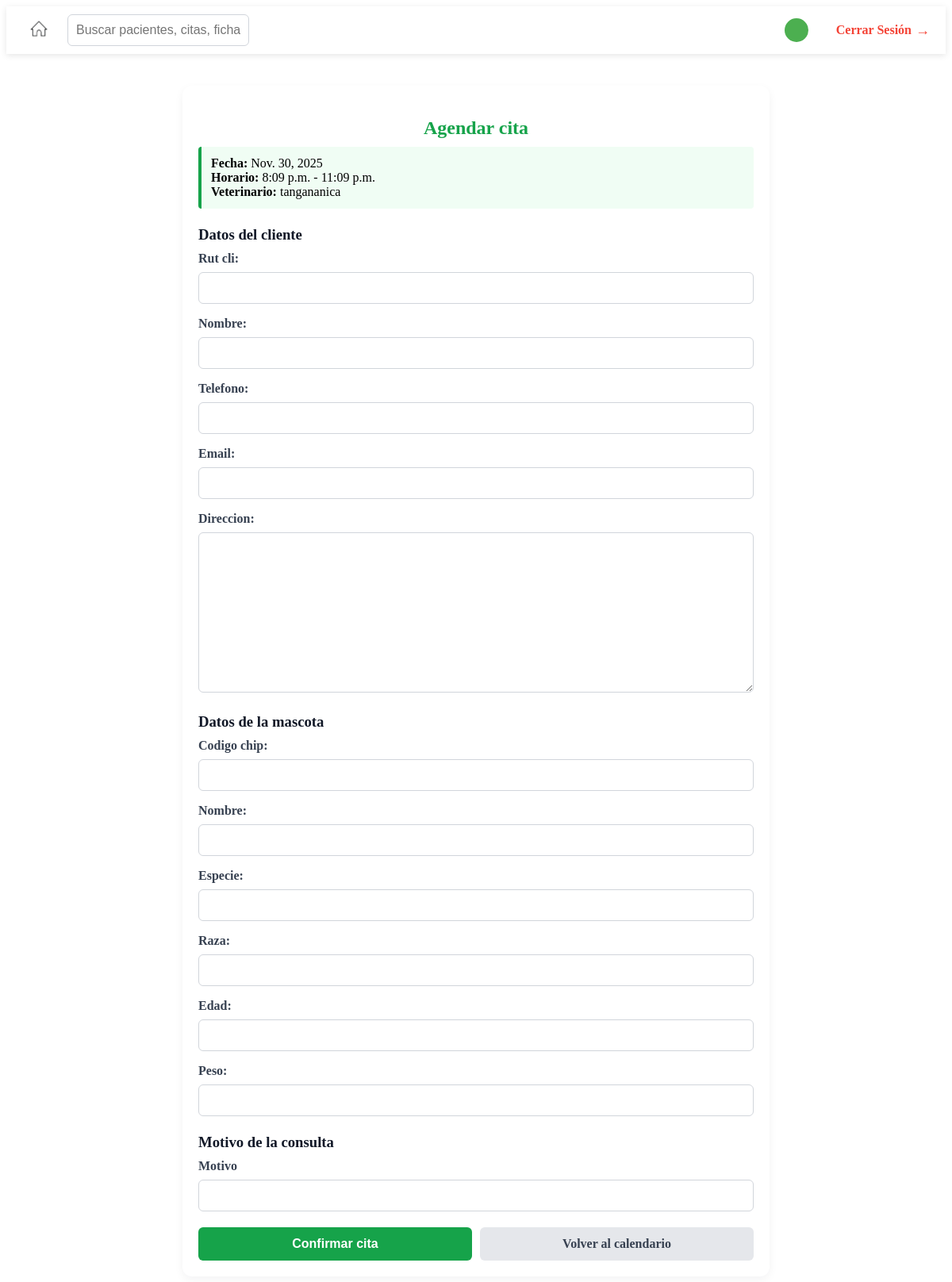
The app's page /citas/agendar/A27FB754B5/ (signed in) with its own data.
### gestionCitas/models.py (models this page shows, shortened)
class BloqueAtencion(models.Model):
    ESTADO_CHOICES = [
        ('DISPONIBLE', 'Disponible'),
        ('RESERVADO', 'Reservado'),
        ('COMPLETADA', 'Completada'),
        ('CANCELADO_VET', 'Cancelado por veterinario'),
        ('CANCELADO_PAC', 'Cancelado por paciente'),
    ]
    codigo_atencion = models.CharField(max_length=10, primary_key=True)
    codigo_cita = models.CharField(max_length=10, null=True, blank=True)
    veterinario = models.ForeignKey(
        Veterinario,
        on_delete=models.CASCADE,
        related_name='bloques'
    )
    fecha = models.DateField()
    hora_inicio = models.TimeField()
    hora_fin = models.TimeField()
    estado = models.CharField(
        max_length=20,
        choices=ESTADO_CHOICES,
        default='DISPONIBLE'
    )
    mascota = models.ForeignKey(
        Mascota,
        on_delete=models.SET_NULL,
        null=True,
        blank=True,
        related_name='bloques'
    )
    motivo_consulta = models.CharField(max_length=30, blank=True)

class Veterinario(models.Model):
    rut_vet = models.CharField(max_length=10, primary_key=True, validators=[validar_rut])  # RUT del veterinario
    nombre = models.CharField(max_length=100)
    especialidad = models.CharField(max_length=100, blank=True)
    telefono = models.CharField(max_length=20, blank=True)
    email = models.EmailField(blank=True)
    direccion = models.TextField(blank=True)

### gestionCitas/views.py (the view)
# urls.py: path('agendar/<str:bloque_id>/', views.agendar_cita, name='agendar_cita'),
@roles_requeridos("Recepcionista")
def agendar_cita(request, bloque_id):
    bloque = get_object_or_404(BloqueAtencion, pk=bloque_id)
    if bloque.estado not in ['DISPONIBLE', 'CANCELADO_VET']:
        messages.error(request, 'Este bloque no está disponible para agendar.')
        return redirect('gestionCitas:calendario_mes')
    if bloque.mascota is not None and bloque.estado == 'RESERVADO':
        messages.error(request, 'Este bloque ya tiene una cita agendada.')
        return redirect('gestionCitas:calendario_mes')
    if request.method == 'POST':
        post = request.POST.copy()
        rut = _normalizar_rut(post.get('cliente-rut_cli', ''))
        post['cliente-rut_cli'] = rut
        chip = (post.get('mascota-codigo_chip', '') or '').strip()
        post['mascota-codigo_chip'] = chip
        cliente_instance = Cliente.objects.filter(rut_cli=rut).first()
        mascota_instance = Mascota.objects.select_related('dueño').filter(codigo_chip=chip).first()
        cliente_form = ClienteForm(post, prefix='cliente', instance=cliente_instance)
        mascota_form = MascotaForm(post, prefix='mascota', instance=mascota_instance)
        if cliente_form.is_valid() and mascota_form.is_valid():
            cliente = cliente_form.save()  # crea o actualiza (si venía instance)
            if mascota_instance and mascota_instance.dueño_id != cliente.rut_cli:
                mascota_form.add_error('codigo_chip', 'Este código de chip ya está asociado a otro cliente.')
            else:
                mascota = mascota_form.save(commit=False)
                mascota.dueño = cliente
                mascota.save()
                bloque.mascota = mascota
                bloque.motivo_consulta = (post.get('motivo_consulta') or '').strip()[:30]
                bloque.codigo_cita = uuid.uuid4().hex[:10].upper()
                bloque.estado = 'RESERVADO'
                bloque.save()
                messages.success(request, 'Cita agendada correctamente.')
                return redirect('gestionCitas:calendario_mes')
        messages.error(request, 'Revise los errores del formulario.')
    else:
        cliente_form = ClienteForm(prefix='cliente')
        mascota_form = MascotaForm(prefix='mascota')
    return render(request, 'gestionCitas/agendar_cita.html', {
        'bloque': bloque,
        'cliente_form': cliente_form,
        'mascota_form': mascota_form,
    })

### gestionCitas/forms.py (shortened to what this page needs)
class ClienteForm(forms.ModelForm):
    class Meta:
        model = Cliente
        fields = ['rut_cli', 'nombre', 'telefono', 'email', 'direccion']

class MascotaForm(forms.ModelForm):
    class Meta:
        model = Mascota
        fields = ['codigo_chip', 'nombre', 'especie', 'raza', 'edad', 'peso']

### gestionCitas/templates/gestionCitas/agendar_cita.html (shortened to what this page needs)
{% extends "base.html" %}
{% block content %}
<div class="container">
  <h2>Agendar cita</h2>
  <div class="info-box">
    <p style="margin:0;">
      <strong>Fecha:</strong> {{ bloque.fecha }}<br>
      <strong>Horario:</strong> {{ bloque.hora_inicio }} - {{ bloque.hora_fin }}<br>
      <strong>Veterinario:</strong> {{ bloque.veterinario.nombre }}
    </p>
  </div>
  <form method="post" id="agendar-form">
    <h3>Datos del cliente</h3>
    {% for field in cliente_form %}
      <div class="form-group">
        {{ field.label_tag }}
        {{ field }}
      </div>
    {% endfor %}
    <h3>Datos de la mascota</h3>
    {% for field in mascota_form %}
      <div class="form-group">
        {{ field.label_tag }}
        {{ field }}
      </div>
    {% endfor %}
    <h3>Motivo de la consulta</h3>
    <div class="form-group">
      <label for="motivo_consulta">Motivo</label>
      <input
        type="text"
        name="motivo_consulta"
        id="motivo_consulta"
        maxlength="30"
        value="{{ bloque.motivo_consulta|default_if_none:'' }}"
      >
    </div>
    <div class="button-group">
      <button type="submit" id="btn-submit" class="btn btn-primary">Confirmar cita</button>
      <a href="{% url 'gestionCitas:calendario_mes' %}" class="btn btn-secondary">Volver al calendario</a>
    </div>
  </form>
</div>
{% endblock %}

### gestionCitas/templates/gestionCitas/agendar_cita.html (style rules this page uses)
.container { max-width: 700px; margin: 40px auto; padding: 20px; background-color: #ffffff; border-radius: 12px; box-shadow: 0 4px 12px rgba(15,23,42,0.05); }
h2 { color: #16a34a; margin-bottom: 10px; text-align: center; }
h3 { margin-top: 22px; margin-bottom: 10px; color: #111827; }
.info-box { background-color: #f0fdf4; border-left: 4px solid #16a34a; padding: 12px; margin-bottom: 18px; border-radius: 4px; }
.form-group { margin-bottom: 16px; }
label { display: block; margin-bottom: 8px; font-weight: 600; color: #374151; }
input[type="time"], input[type="text"], input[type="email"], input[type="number"], select, textarea, input { width: 100%; padding: 10px; border: 1px solid #d1d5db; border-radius: 6px; font-size: 1rem; box-sizing: border-box; }
.button-group { display: flex; gap: 10px; margin-top: 20px; }
.btn { flex: 1; padding: 12px; border: none; border-radius: 6px; font-size: 1rem; cursor: pointer; font-weight: 600; text-decoration: none; text-align: center; }
.btn-primary { background-color: #16a34a; color: white; }
.btn-secondary { background-color: #e5e7eb; color: #374151; }

### records on screen
BloqueAtencion: fecha "Nov. 30, 2025", hora_inicio "8:09 p.m.", hora_fin "11:09 p.m.", veterinario.nombre "tangananica"

### other values on screen
{{ field.label_tag }} "Rut cli:" "Nombre:" "Telefono:" "Email:" "Direccion:"
{{ field.label_tag }} "Codigo chip:" "Nombre:" "Especie:" "Raza:" "Edad:" "Peso:"
